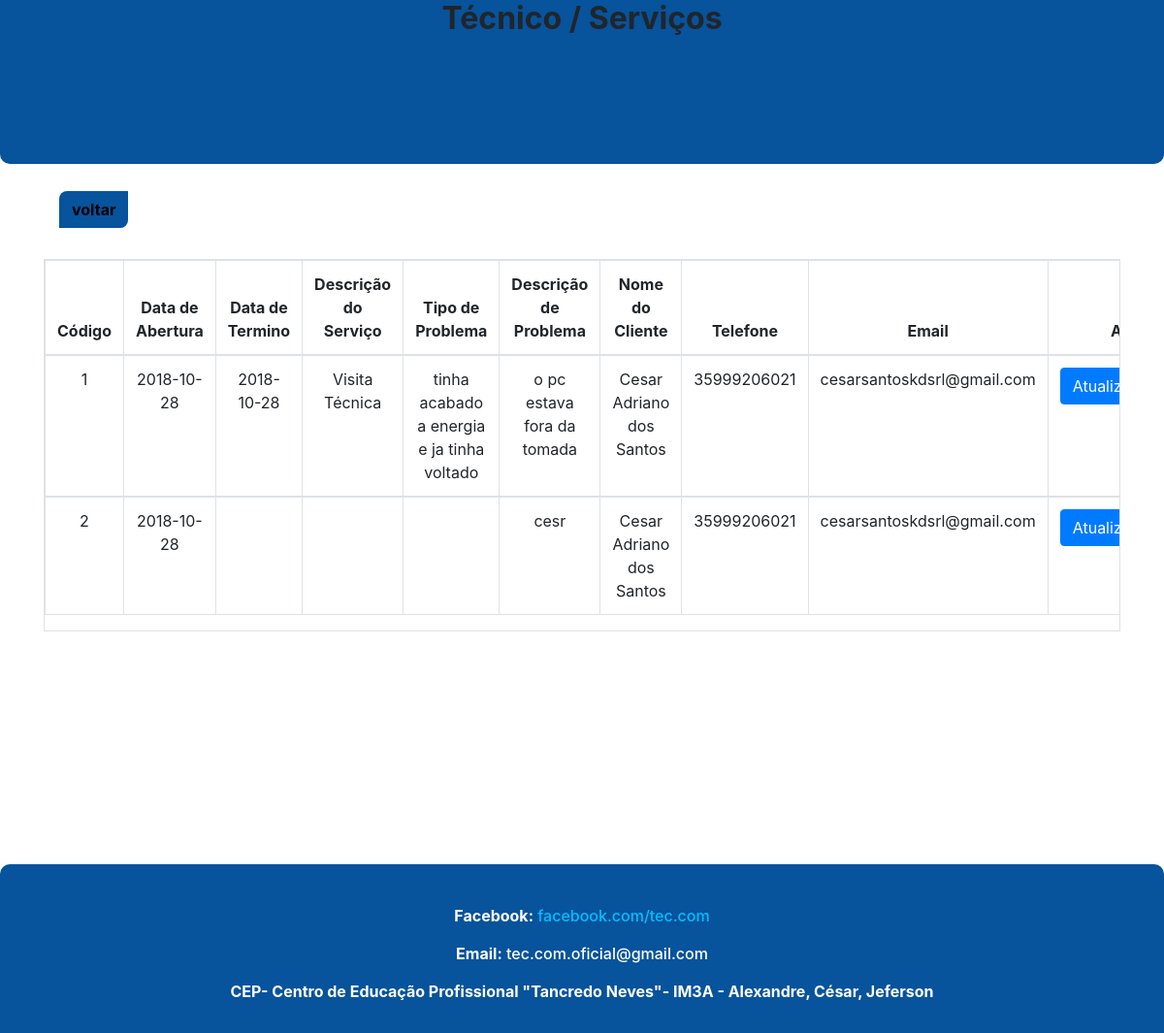
Screenshot of /visualisar_servicos_tec.php (signed in) with the database file from the repository.
### tables this page shows
CREATE TABLE `servicos` (
  `id` int(11) NOT NULL,
  `data_abertura` date NOT NULL,
  `data_termino` date DEFAULT NULL,
  `id_problema` int(11) NOT NULL,
  `tipo` varchar(20) NOT NULL,
  `id_tecnico` int(11) NOT NULL,
  `descricao_servico` varchar(200) NOT NULL
);

CREATE TABLE `problema` (
  `id` int(11) NOT NULL,
  `id_cliente` int(11) NOT NULL,
  `descricao` varchar(200) NOT NULL,
  `situacao` varchar(20) NOT NULL
);

CREATE TABLE `cliente` (
  `id` int(11) NOT NULL,
  `nome` varchar(100) NOT NULL,
  `telefone` varchar(11) NOT NULL,
  `email` varchar(50) NOT NULL,
  `cpf` varchar(11) NOT NULL,
  `rua` varchar(50) DEFAULT NULL,
  `numero` int(11) DEFAULT NULL,
  `complemento` varchar(100) DEFAULT NULL,
  `bairro` varchar(100) NOT NULL,
  `cidade` varchar(50) NOT NULL,
  `estado` varchar(2) NOT NULL,
  `senha` varchar(200) NOT NULL
);

### visualisar_servicos_tec.php (the view, shortened to what this page needs)
<?php
     include("conexao.php");
    $id_tecnico = $_SESSION['id'];
?>
<!DOCTYPE html>
<html lang="pt-br">
    <head>
        <link rel="stylesheet" href="css/bootstrap.css">
        <link rel="stylesheet" href="css/estilo.css?version= 1">
    </head>
    <body>
      <header id="headerlogin">
            <h2><b>Técnico / Serviços</b></h2>
      </header>
      <div class="container">
        <nav class="navbar navbar-expand-md navbar-light">
         <a href="tecnico.php" class="voltaresc"><button type="submit" class="btn voltar"><font color="black"><b>voltar</b></font></button></a>
        </nav>
      </div><br>
        <div class="container" >
            <div class="table-responsive table-bordered table-hover">
            <table class="table">
              <thead>
                <tr>
                  <th>Código</th>
                  <th>Data de Abertura</th>
                  <th>Data de Termino</th>
                  <th>Descrição do Serviço</th>
                  <th>Tipo de Problema</th>
                  <th>Descrição de Problema</th>
                  <th>Nome do Cliente</th>
                  <th>Telefone</th>
                  <th>Email</th>
                  <th>Ações</th>
                </tr>
              </thead>
              <?php
                $result_usuario = "SELECT servicos.id AS idserv, servicos.data_abertura, servicos.data_termino, servicos.tipo, servicos.descricao_servico, problema.descricao, cliente.nome, cliente.telefone, cliente.email FROM (servicos INNER JOIN problema ON problema.id = servicos.id_problema) INNER JOIN cliente ON problema.id_cliente = cliente.id WHERE id_tecnico = $id_tecnico";
                $resultado_usuario = mysqli_query($conexao, $result_usuario);
                while($row_usuario = mysqli_fetch_assoc($resultado_usuario)){
               ?>
              <tbody>
                <tr>
                  <td><?php  echo $row_usuario['idserv'];?></td>
                  <td><?php  echo $row_usuario['data_abertura'];?></td>
                  <td><?php  echo $row_usuario['data_termino'];?></td>
                  <td><?php  echo $row_usuario['tipo'];?></td>
                  <td><?php  echo $row_usuario['descricao_servico'];?></td>
                  <td><?php  echo $row_usuario['descricao'];?></td>
                  <td><?php  echo $row_usuario['nome'];?></td>
                  <td><?php  echo $row_usuario['telefone'];?></td>
                  <td><?php  echo $row_usuario['email'];?></td>
                  <td> <a href="atualizar_servico_tec.php?id=<?php  echo $row_usuario['idserv']; ?>" class="btn btn-primary">Atualizar Serviço</a></td>
                </tr>
                <?php } ?>
              </tbody>
            </table>
          </div>
        </div>
        <br><br><br><br><br><br><br><br><br><br>
        <footer id="footerlogin">
            <div class="container">
                <div class="footerindex">
                    <br><h6 id="facefooter"><b>Facebook:</b> <a id="face" href ="https://www.facebook.com/Teccom-621638164884532/" target="blank">facebook.com/tec.com</a></h6>
                    <h6 id="emailfooter"><b>Email:</b> tec.com.oficial@gmail.com</h6>
                    <h6 id="turmafooter"><b>CEP- Centro de Educação Profissional "Tancredo Neves"<a id="aadmin" href="admin.php">-</a> IM3A - Alexandre, César, Jeferson</b></h6><br/>
                </div>
            </div>
        </footer>
    </body>
</html>

### css/estilo.css (style rules this page uses)
#face { color: #00BFFF; }
.footerindex { text-align: center; }
#facefooter { margin-top: 20px; color: white; }
#emailfooter { margin-top: 20px; color: white; }
#turmafooter { margin-top: 20px; color: white; }
.voltar { background-color: #07539c; margin-top: 15px; border-radius: 8px 0px 8px 0px; }
footer { width: 100%; background-color:#07539c; clear: both; }
::placeholder { text-align: center; }
#headerlogin { background-color: #07539c; height: 169px; border-radius: 0px 0px 10px 10px; text-align: center; margin-bottom: 5px; }
#footerlogin { width: 100%; background-color: #07539c; border-radius: 10px 10px 0px 0px; text-align: center; }
table { text-align: center; }
#aadmin { color: white; text-decoration: none; cursor:text; }

### rows the page displays
servicos: id "1", data_abertura "2018-10-28", data_termino "2018-10-28", tipo "Visita Técnica", descricao_servico "tinha acabado a energia e ja tinha voltado", id_problema.descricao "o pc estava fora da tomada", cliente.nome "Cesar Adriano dos Santos", cliente.telefone "35999206021", cliente.email "cesarsantoskdsrl@gmail.com"
servicos: id "2", data_abertura "2018-10-28", id_problema.descricao "cesr", cliente.nome "Cesar Adriano dos Santos", cliente.telefone "35999206021", cliente.email "cesarsantoskdsrl@gmail.com"
